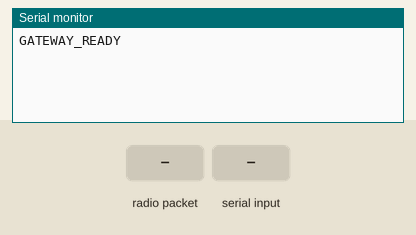
Recording of a sketch running on a simulated ESP32. On the bench: the last lines printed to the serial monitor. Inputs (shaded band) come from the test bench. No radio packets arrive unless stated.

Above: at 2.2 s.
2.3 s: radio packet "EVENT|" arrives
At 2.7 s:
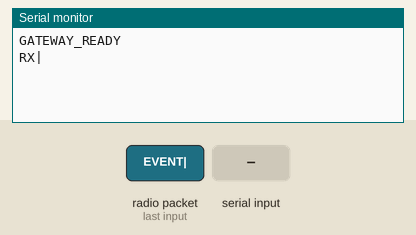
3.8 s: "CMD|\n" received over Serial
At 4.8 s:
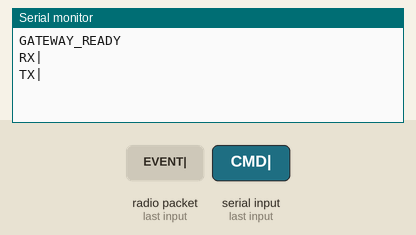

The sketch:

lora_gateway.ino
```cpp
#include <SPI.h>
#include <LoRa.h>

// ============================================================
// ESP32 + SX1278/SX1276 LoRa GATEWAY
// Gateway terhubung ke PC via USB.
// ============================================================
#define LORA_SCK  18
#define LORA_MISO 19
#define LORA_MOSI 23
#define LORA_SS    5
#define LORA_RST  14
#define LORA_DIO0 26

// SESUAIKAN dengan modul Anda: Indonesia biasanya gunakan frekuensi
// yang diizinkan oleh perangkat/peraturan setempat. Contoh umum:
#define LORA_FREQ 923E6

void setup() {
  Serial.begin(115200);
  delay(1000);

  SPI.begin(LORA_SCK, LORA_MISO, LORA_MOSI, LORA_SS);
  LoRa.setPins(LORA_SS, LORA_RST, LORA_DIO0);

  if (!LoRa.begin(LORA_FREQ)) {
    Serial.println("GATEWAY_ERROR|LoRa gagal start");
    while (true) delay(1000);
  }

  LoRa.setTxPower(17);
  Serial.println("GATEWAY_READY");
}

void loop() {
  // 1) PC -> USB Serial -> Gateway -> LoRa Node
  if (Serial.available()) {
    String line = Serial.readStringUntil('\n');
    line.trim();

    // Format: CMD|department_id|COMMAND
    if (line.startsWith("CMD|")) {
      LoRa.beginPacket();
      LoRa.print(line);
      LoRa.endPacket();
      Serial.print("TX|");
      Serial.println(line.substring(4));
    }
  }

  // 2) LoRa Node -> Gateway -> USB Serial -> Flask
  int packetSize = LoRa.parsePacket();
  if (packetSize) {
    String msg = "";
    while (LoRa.available()) msg += (char)LoRa.read();

    // Node mengirim: EVENT|NODE01|1|ANDON
    if (msg.startsWith("EVENT|")) {
      Serial.print("RX|");
      Serial.println(msg.substring(6));
    }
  }
}
```

Measured:
- after the input at 2.3 s, the serial monitor: prints a new line at once (image 1)
- after the input at 3.8 s, the serial monitor: prints a new line after 0.06 s (image 2)
